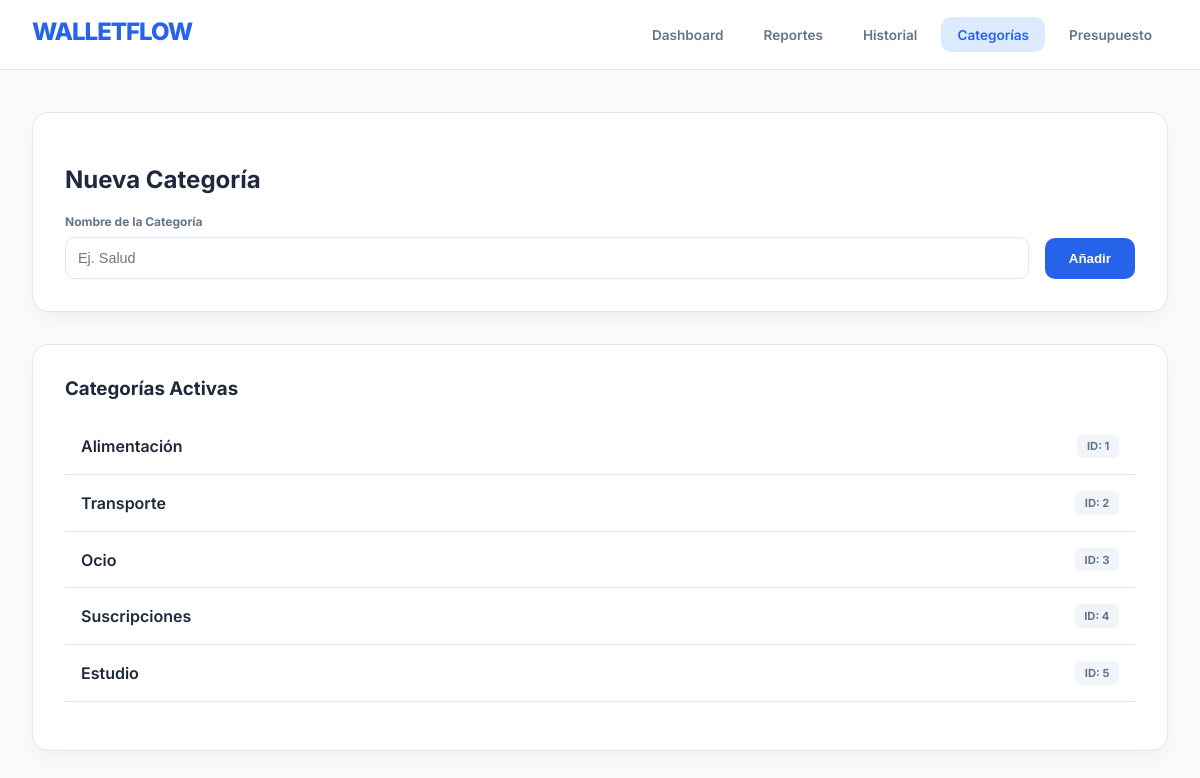
Screenshot of /categorias with the database file from the repository.
### tables this page shows
CREATE TABLE categorias 
                      (id INTEGER PRIMARY KEY AUTOINCREMENT, nombre TEXT NOT NULL);

### app.py (the view)
@app.route('/categorias', methods=['GET', 'POST'])
def gestionar_categorias():
    conn = get_db_connection()
    if request.method == 'POST':
        conn.execute("INSERT INTO categorias (nombre) VALUES (?)", (request.form['nombre'],))
        conn.commit()
        flash("Nueva categoría añadida", "success")
    categorias = conn.execute("SELECT * FROM categorias").fetchall()
    conn.close()
    return render_template('categorias.html', categorias=categorias)

### app.py (called while the page is built)
def get_db_connection():
    conn = sqlite3.connect('gastos.db')
    conn.row_factory = sqlite3.Row
    return conn

### templates/categorias.html
{% extends "layout.html" %}
{% block content %}
<div class="card">
    <h2>Nueva Categoría</h2>
    <form action="/categorias" method="POST" style="display:flex; gap:1rem; align-items: flex-end;">
        <div style="flex-grow: 1;">
            <label>Nombre de la Categoría</label>
            <input type="text" name="nombre" placeholder="Ej. Salud" required>
        </div>
        <button type="submit" class="btn-primary">Añadir</button>
    </form>
</div>
<div class="card">
    <h3 style="margin-top: 0;">Categorías Activas</h3>
    <ul style="padding: 0;">
        {% for c in categorias %}
        <li style="padding: 1rem; border-bottom: 1px solid var(--border); list-style: none; display: flex; justify-content: space-between; align-items: center;">
            <span style="font-weight: 600;">{{ c.nombre }}</span>
            <span class="badge" style="background: #f1f5f9; color: #64748b;">ID: {{ c.id }}</span>
        </li>
        {% endfor %}
    </ul>
</div>
{% endblock %}

### static/css/style.css (style rules this page uses)
:root { --primary: #2563eb; --primary-dark: #1e40af; --primary-soft: #dbeafe; --success: #10b981; --danger: #ef4444; --warning: #f59e0b; --bg: #f8fafc; --card: #ffffff; --text-main: #1e293b; --text-muted: #64748b; --border: #e2e8f0; --radius: 16px; --shadow: 0 10px 25px -5px rgba(0, 0, 0, 0.05); }
* { box-sizing: border-box; transition: all 0.2s ease; }
body { font-family: 'Inter', sans-serif; background-color: var(--bg); color: var(--text-main); margin: 0; padding-top: 80px; }
.card { background: var(--card); border-radius: var(--radius); padding: 2rem; box-shadow: var(--shadow); margin-bottom: 2rem; border: 1px solid var(--border); }
label { font-size: 0.75rem; font-weight: 700; color: var(--text-muted); margin-bottom: 0.5rem; display: block; }
input, select { width: 100%; padding: 0.75rem; border: 1.5px solid var(--border); border-radius: 10px; font-size: 0.9rem; }
.btn-primary { background: var(--primary); color: white; border: none; padding: 0.8rem 1.5rem; border-radius: 10px; font-weight: 700; cursor: pointer; }
.badge { padding: 0.3rem 0.6rem; border-radius: 6px; font-size: 0.7rem; font-weight: 700; background: var(--primary-soft); color: var(--primary); }

### rows the page displays
categorias: nombre "Alimentación", id "1"
categorias: nombre "Transporte", id "2"
categorias: nombre "Ocio", id "3"
categorias: nombre "Suscripciones", id "4"
categorias: nombre "Estudio", id "5"
